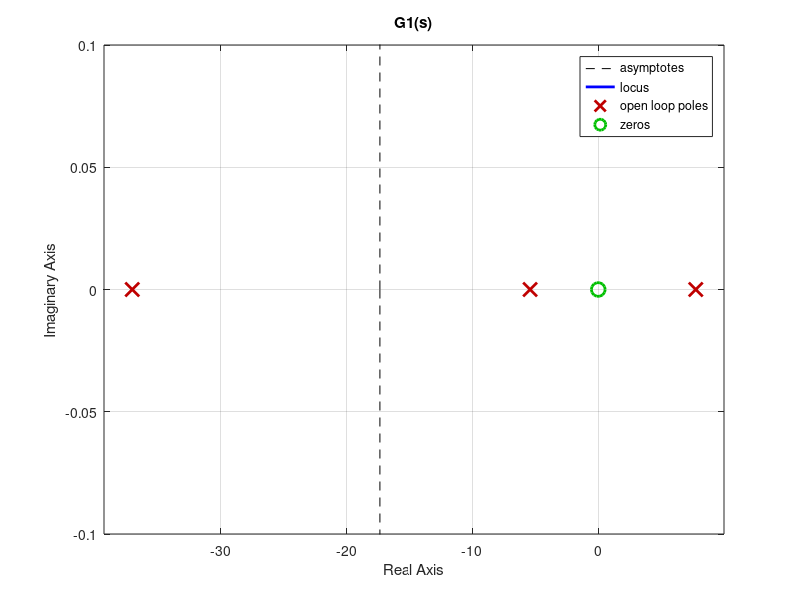

The MATLAB source for this figure: (Note: this script raises an error after producing the figure.)
%% Variables
close all; clear, clc
Vb=7.4;     % nominal voltage [V]
Wf=1760;    % motor free run speed [rad/s]
sbar=0.003; % stall torque @ Vb [N*m]
G=35.56;    % gearbox ratio
Ww=Wf/G;    % max wheel speed [rad/s] ~ 50
Im=3.6e-8;  % motor armature inertia [kg*m^2]
r=34e-3;    % wheel radius [m]
Mw=27e-3;   % wheel mass [kg]
Mb=180e-3;  % MiP body mass [kg]
l=47.7e-3;  % center of MiP mass to wheel axle [m]
Ib=2.63e-4; % MiP body inertia [kg*m^2]
g=9.80665;  % gravitational accel [m^2/s]
k=Vb/Wf;    % motor constant [V*s = N*m/A]
Iw=(1/2)*Mw*r^2+Im*G^2;   % wheel inertia [kg*m^2]
R=k*Vb/sbar;    % motor resistance [ohm]
s=zpk(0,[],1);

freq1=200;  % inner loop frequency [Hz] 
freq2=20;   % outer loop frequency [Hz]
t1=1/freq1; % inner loop period [s]
t2=1/freq2; % outer loop period [s]

%% Inner Loop
G1=-74.1*s/(s^3+34.7*s^2-128.4*s-1555.4);
[G1z,G1p,G1k]=zpkdata(G1,'v');
[b1,a1]=tfdata(G1,'v'); % polynomial form
G1_num=zpk(tf(b1,1));   % zpk form
G1_den=zpk(tf(a1,1));

% G1(s) root locus
figure(1)
rlocus(G1)
title('G1(s)')
rootsG1=rlocus(G1,0);
polesG1=rlocus(G1/G1k,G1k);

% G1mod = -s/((s-polesG1(1))*(s-polesG1(2))*(s-polesG1(3)));
% figure(2)
% rlocus(-G1mod)
% title('G1(s) modified with its gain')

% sigma1=4.6/t2;
% zeta1=1;
% Wg1=sigma1/zeta1;
% Wg1=1.8/t1;
% a11=2*zeta1*Wg1;
% sig2=-2*sigma1;
% p1lead=sig2;

% p1lead0=-300; % upper bound
% p1lag0=sig2-p1lead0;
% if p1lag0 > 0
%     while p1lag0>0
%         p1lead0=p1lead0+0.1;
%         p1lag0=sig2-p1lead0;
%         if p1lag0<0
%             p1lag=sig2-p1lead0; % lower bound
%             p1lead=p1lead0;   % upper bound
%             break
%         end
%     end
% else
%     p1lag=p1lag0;
%     p1lead=p1lead0;
% end

% sqrt(pz)=Wg
% z1lead=rootsG1(3);
% p1lead=Wg1^2/z1lead;
% z1lead=Wg1^2/p1lead;  % lower bound
% z1lead=rootsG1(3);
% if z1lead < p1lead
%     disp('ERROR: D1lead is not behaving as intended.')
%     pause
% end
% p1lag=0;
% z1lag=1.1*p1lag;
p1lag=G1z;
z1lag=rootsG1(1);
% z1lag=z1lead-0.7*z1lead;  % upper bound
z1lead=rootsG1(3);
p1lead=-1840-rootsG1(2);%-Ww;
D1lead=(s-z1lead)/(s-p1lead);
D1lag=(s-z1lag)/(s-p1lag);
D1=D1lag*D1lead;%*D1zeros*D1low^2*(1200/(s+1200));
[y1,x1]=tfdata(D1,'v'); % polynomial form
D1_num=zpk(tf(y1,1));   % zpk form
D1_den=zpk(tf(x1,1));

% L(s)=G(s)*D(s)=[K*b(s)*y(s)]/[a(s)*x(s)]
L1_num=D1_num*G1_num/G1k;
L1_den=D1_den*G1_den;
L1=minreal(L1_num/L1_den);
[L1z,L1p,~]=zpkdata(L1,'v');
[by1,ax1]=tfdata(L1,'v'); % polynomial form
% L1_num=zpk(tf(by1,1));   % zpk form
L1_den=zpk(tf(ax1,1));
L1k=920^2;%819.2546;
L1_num=L1k;
D1k=L1k/G1k;
polesD1=rlocus(D1,D1k);
polesL1=rlocus(L1,L1k);

% D1(s) root locus
figure(2)
rlocus(D1)
title('D1(s)')
% L1(s) root locus
figure(3)
rlocus(L1)
title('L1(s)')

% % initial D2(s)
% [mag_Wg1i,phase_Wg1i]=bode(L1,Wg1);  % [abs amplitute]
% gain1i=20*log10(mag_Wg1i);          % [dB]
% K1=10^((1-gain1i)/20)
% rootsL1=rlocus(L1,0);
% polesL1=rlocus(L1,K1)

% % improved D2(s)
% D1f=K1*D1; % controller transfer function
% [y1f,x1f]=tfdata(D1f,'v');
% D1f_num=zpk(tf(y1f,1));
% D1f_den=zpk(tf(x1f,1));

% % L2(s)
% L1f_num=D1f_num*G1_num;
% L1f_den=D1f_den*G1_den;
% L1f=L1f_num/L1f_den;

% % sanity check
% [mag_Wg1, phase_Wg1]=bode(L1f,Wg1);  % [abs amplitute]
% gainWg1=20*log10(mag_Wg1)           % [dB]
% phase_Wg1;
% PM=(phase_Wg1+180)

% bode plots
figure(4)
bode(G1,'k',D1,'r',L1*L1k,'g-.',D1lead,'b--',D1lag,'m')
legend('G1(s)','D1(s)','L1(s)','D1Lead(s)','D1Lag(s)',...
    'Location','Best')
title('Bode Plots')

% closed-loop transfer function
T1_num=L1_num;
T1_den=L1_num+L1_den;
T1=T1_num/T1_den;
% step(T1,t2)
P1=(1/1.02)*(1/.997);
T1=P1*T1;

% step response
% figure(5)
% step(T1,0:t1/100:1)
% title('T1(s) Step Response')
linearSystemAnalyzer('step',T1,0:t2/100:t2)
% linearSystemAnalyzer('step',T1,0:t2/100:10*t2)

% tustin's approx w/ prewarping
% [b1z,a1z]=C2DTustin(y1f,x1f,t1,Wg1); b1z_roots=Roots(b1z); a1z_roots=Roots(a1z); mag1=abs(a1z_roots);
D1z=c2d(D1*D1k,t1)

% D1 discrete time
% D1z=tf(b1z,a1z,t1);
% D1zNum=b1z/b1z(1)
% D1zDen=a1z/b1z(1)

%% Outer Loop
b2=k*Vb*G/(R*2*Iw);
a2=[1 k^2*G^2/(R*2*Iw) 0];
G2=tf(b2,a2);
rootsG2=rlocus(G2,0)

% G2(s) root locus
figure(1)
rlocus(G2)
title('G2(s)')